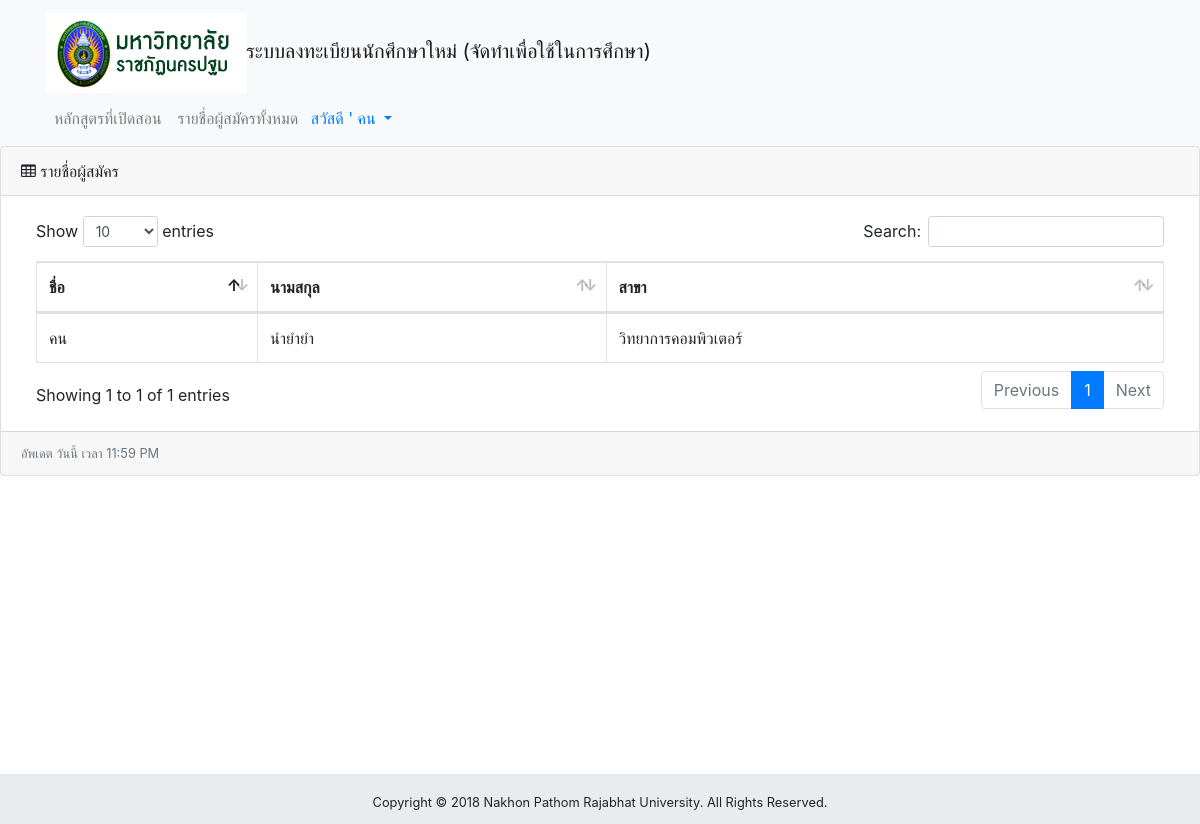
The app's page /alluser.php (signed in) with its own data.
### tables this page shows
CREATE TABLE `user` (
  `id` char(13) NOT NULL,
  `email` varchar(100) NOT NULL,
  `gender` varchar(10) NOT NULL,
  `name_title` int(11) NOT NULL,
  `th_name` varchar(50) NOT NULL,
  `th_lname` varchar(50) NOT NULL,
  `en_name` varchar(50) NOT NULL,
  `en_lname` varchar(50) NOT NULL,
  `birth` date NOT NULL,
  `pro_id` int(11) NOT NULL,
  `pw` varchar(255) NOT NULL,
  `major_id` int(4) DEFAULT NULL
);

CREATE TABLE `major` (
  `major_id` int(4) NOT NULL,
  `major_n` varchar(50) NOT NULL,
  `major_l` varchar(10) NOT NULL,
  `faculty_id` int(4) NOT NULL
);

### class.user.php (called while the page is built, shortened)
<?php
class USER
{
	private $conn;
	public function __construct()
	{
		$database = new Database();
		$db = $database->dbConnection();
		$this->conn = $db;
	}
	public function runQuery($sql)
	{
		$stmt = $this->conn->prepare($sql);
		return $stmt;
	}
	public function showUserAll(){
		try
		{
			$st = $this->conn->prepare("SELECT th_name ,th_lname , major_n FROM regis.user NATURAL JOIN regis.major");
			$st->execute();
			$stm = $st->fetchAll();
			return $stm;
		}
		catch(PDOException $e)
		{
			echo $e->getMessage();
		}
	}
}
?>

### alluser.php (the view)
<?php
include_once('header.php');
?>
     <div class="card mb-3">
       <div class="card-header">
         <i class="fa fa-table"></i> รายชื่อผู้สมัคร</div>
       <div class="card-body">
         <div class="table-responsive">
           <table class="table table-bordered" id="dataTable" width="100%" cellspacing="0">
             <thead>
               <tr>
                 <th>ชื่อ</th>
                 <th>นามสกุล</th>
                 <th>สาขา</th>
               </tr>
             </thead>
             <tbody>
               <?php
               $result1 = $auth_user->showUserAll();
               foreach($result1 as $row) {
                 echo  "
                <tr>
                  <td>".$row['th_name']."</td>
                  <td>".$row['th_lname']."</td>
                  <td>".$row['major_n']."</td>
                 </tr>";
                }
                ?>
             </tbody>
           </table>
         </div>
       </div>
       <div class="card-footer small text-muted">อัพเดต วันนี้ เวลา 11:59 PM</div>
     </div>
     <?php
     include_once('footer.php');
     ?>

### header.php (shortened to what this page needs)
<?php
	require_once("class.user.php");
	$auth_user = new USER();
	$user_id = $_SESSION['user_session'];
	$stmt = $auth_user->runQuery("SELECT * FROM  regis.user u
JOIN regis.provinces p on u.pro_id=p.PROVINCE_ID
NATURAL JOIN regis.major m
NATURAL JOIN regis.faculty f
JOIN regis.title_name tn ON  u.name_title=tn.title_id WHERE id= :user_id");
	$stmt->execute(array(":user_id"=>$user_id));
	$userRow=$stmt->fetch(PDO::FETCH_ASSOC);
?>
<!doctype html>
<html lang="en">
<head>
  <link rel="stylesheet" href="https://maxcdn.bootstrapcdn.com/bootstrap/4.0.0/css/bootstrap.min.css">
	<link href="vendor/bootstrap/css/bootstrap.min.css" rel="stylesheet">
  <link href="vendor/font-awesome/css/font-awesome.min.css" rel="stylesheet" type="text/css">
  <link href="vendor/datatables/dataTables.bootstrap4.css" rel="stylesheet">
  <link href="css/sb-admin.css" rel="stylesheet">
</head>
<body>
  <nav class="navbar navbar-expand-lg navbar-light bg-light default navbar-fixed-top">
  <div class="center container-fluid">
    <div class="container">
      <div class="navbar-header">
      <a class="navbar-brand" href="home.php"><img src="img/cb1.png">ระบบลงทะเบียนนักศึกษาใหม่ (จัดทำเพื่อใช้ในการศึกษา)</a>
      <div class="collapse navbar-collapse" id="navbarNavAltMarkup">
        <div class="navbar-nav">
          <a class="nav-item nav-link" href="opencourse.php">หลักสูตรที่เปิดสอน</a>
					<a class="nav-item nav-link" href="alluser.php">รายชื่อผู้สมัครทั้งหมด</a>
        </div>
        <div class="nav navbar-nav navbar-right">
          <li class="dropdown">
            <a href="#" class="dropdown-toggle" data-toggle="dropdown" role="button" aria-haspopup="true" aria-expanded="false">
        <span class="glyphicon glyphicon-user"></span>&nbsp;สวัสดี ' <?php echo $userRow['th_name']; ?>&nbsp;<span class="caret"></span></a>
          </li>
        </div>
      </div>
    </div>
    </div>
    </div>
    </nav>

### css/sb-admin.css (style rules this page uses)
html { position: relative; min-height: 100%; }
body { overflow-x: hidden; }

### records on screen
user: th_name "คน", th_lname "นำยำยำ", major.major_n "วิทยาการคอมพิวเตอร์"
